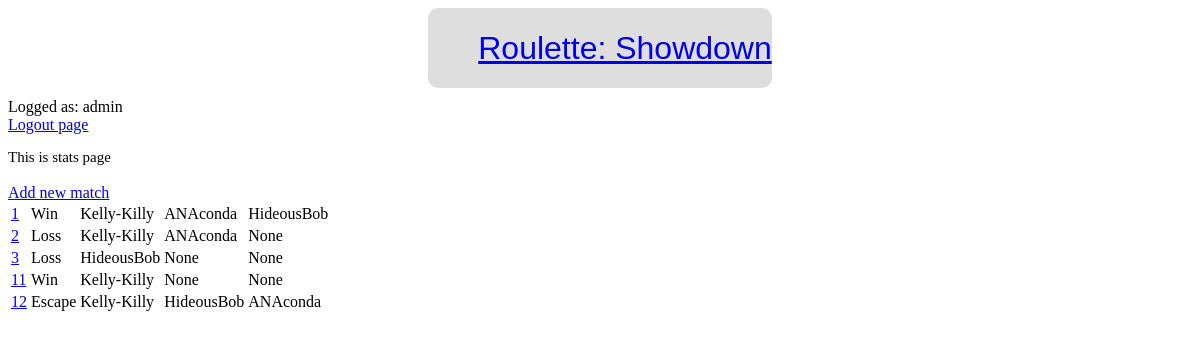
The page /stats/ (signed in) on the database as committed earlier.
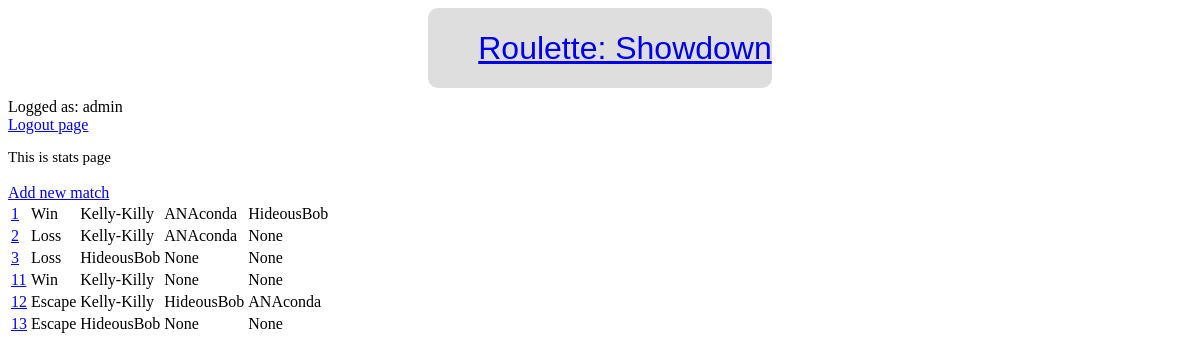
The same page on the database as committed later.
### stats/models.py (models this page shows, shortened)
class Match(models.Model):
    wl_status = models.FloatField(
        blank=False,
        default=0,
        validators=[ListedValueValidator((0,0.5,1))]
        )
    date = models.DateField(  default=datetime.date.today)
    kills_total = models.IntegerField(
        blank=False,
        default=0
        )
    playtime = models.DurationField(blank=False)
    bounty = models.IntegerField(
        _("bounty"),
        null=False,
        default=0,
        validators=[NonNegativeValidator('bounty'),],
        )
    map = models.ForeignKey(
        Map,
        verbose_name=_("Map of the match"),
        on_delete=models.PROTECT,
        related_name="map_of_match",
        blank=True,
        null=True
        )
    kills_validators = [NonNegativeValidator(_('kills')),]
    assists_validators = [NonNegativeValidator(_("assists")),]
    deaths_validators = [NonNegativeValidator(_("deaths")),]
    player_1 = models.ForeignKey(Player, on_delete=models.PROTECT, related_name='player_1_name')
    player_1_primary_weapon = models.ForeignKey(
        Weapon,
        on_delete=models.PROTECT,
        related_name='player_1_primary_weapon',
        null=True,
        )
    player_1_primary_ammo_A = models.ForeignKey(
        AmmoType,
        on_delete=models.PROTECT,
        related_name='player_1_primary_weapon_ammo_A',
        default=AmmoType.objects.get(name="Standard").id,
        null=True,
        )
    player_1_primary_ammo_B = models.ForeignKey(
        AmmoType,
        on_delete=models.PROTECT,
        related_name='player_1_primary_weapon_ammo_B',
        default=AmmoType.objects.get(name="None").id,
        null=True,
        blank=True,
        )
    player_1_secondary_weapon = models.ForeignKey(
        Weapon,
        on_delete=models.PROTECT,
        related_name='player_1_secondary_weapon',
        null=True,
        )
    player_1_secondary_ammo_A = models.ForeignKey(AmmoType, on_delete=models.PROTECT,
        related_name='player_1_secondary_weapon_ammo_A',
        default=AmmoType.objects.get(name="Standard").id,
        null=True,
        )
    player_1_secondary_ammo_B = models.ForeignKey(AmmoType,
        on_delete=models.PROTECT,
        related_name='player_1_secondary_weapon_ammo_B',
        default=AmmoType.objects.get(name="None").id,
        null=True,
        blank=True,
        )
    player_1_kills = models.IntegerField(
        default=0,
        validators=kills_validators,
        )
    player_1_assists = models.IntegerField(
        default=0,
        validators=assists_validators,
        )
    player_1_deaths = models.IntegerField(
        default=0,
        validators=deaths_validators,
        )
    player_1_signature = models.BooleanField(
        _("player 1 signature"),
        default=False,
        blank=True,
        ) #this fiels certifies that player 1 privided his side of data
    player_2 = models.ForeignKey(Player,
        on_delete=models.PROTECT,
        related_name='player_2_name',
        null=True,
        blank=True
    )
    player_2_primary_weapon = models.ForeignKey(
        Weapon,
        on_delete=models.PROTECT,
        related_name='player_2_primary_weapon',
        null=True,
        blank=True,
        )
    player_2_primary_ammo_A = models.ForeignKey(
        AmmoType,
        on_delete=models.PROTECT,
        related_name='player_2_primary_weapon_ammo_A',
        default=AmmoType.objects.get(name="Standard").id,
        null=True,
        blank=True,
        )
    player_2_primary_ammo_B = models.ForeignKey(
        AmmoType,
        on_delete=models.PROTECT,
        related_name='player_2_primary_weapon_ammo_B',
        default=AmmoType.objects.get(name="None").id,
        null=True,
        blank=True,
        )
    player_2_secondary_weapon = models.ForeignKey(
        Weapon,
        on_delete=models.PROTECT,
        related_name='player_2_secondary_weapon',
        null=True,
        blank=True,
        )
    player_2_secondary_ammo_A = models.ForeignKey(AmmoType, on_delete=models.PROTECT,
        related_name='player_2_secondary_weapon_ammo_A',
        default=AmmoType.objects.get(name="Standard").id,
        null=True,
        blank=True,
        )
    player_2_secondary_ammo_B = models.ForeignKey(AmmoType,
        on_delete=models.PROTECT,
        related_name='player_2_secondary_weapon_ammo_B',
        default=AmmoType.objects.get(name="None").id,
        null=True,
        blank=True,
        )
    player_2_kills = models.IntegerField(
        default=0,
        validators=kills_validators,
        blank=True,
        )
    player_2_assists = models.IntegerField(
        default=0,
        validators=assists_validators,
        blank=True,
        )
    player_2_deaths = models.IntegerField(
        default=0,
        validators=deaths_validators,
        blank=True,
        )
    player_2_signature = models.BooleanField(
        _("player 2 signature"),
        default=False,
        blank=True,
        )
    player_3 = models.ForeignKey(Player,
        on_delete=models.PROTECT,
        related_name='player_3_name',
        null=True,
        blank=True)
    player_3_primary_weapon = models.ForeignKey(
        Weapon,
        on_delete=models.PROTECT,
        related_name='player_3_primary_weapon',
        null=True,
        blank=True,
        )
    player_3_primary_ammo_A = models.ForeignKey(
        AmmoType,
        on_delete=models.PROTECT,
        related_name='player_3_primary_weapon_ammo_A',
        default=AmmoType.objects.get(name="Standard").id,
        null=True,
        blank=True,
        )
    player_3_primary_ammo_B = models.ForeignKey(
        AmmoType,
        on_delete=models.PROTECT,
        related_name='player_3_primary_weapon_ammo_B',
        default=AmmoType.objects.get(name="None").id,
        null=True,
        blank=True,
        )
    player_3_secondary_weapon = models.ForeignKey(
        Weapon,
        on_delete=models.PROTECT,
        related_name='player_3_secondary_weapon',
        null=True,
        blank=True,
        )
    player_3_secondary_ammo_A = models.ForeignKey(AmmoType, on_delete=models.PROTECT,
        related_name='player_3_secondary_weapon_ammo_A',
        default=AmmoType.objects.get(name="Standard").id,
        null=True,
        blank=True,
        )
    player_3_secondary_ammo_B = models.ForeignKey(AmmoType,
        on_delete=models.PROTECT,
        related_name='player_3_secondary_weapon_ammo_B',
        default=AmmoType.objects.get(name="None").id,
        null=True,
        blank=True,
        )
    player_3_kills = models.IntegerField(
        default=0,
        validators=kills_validators,
        blank=True,
        )
    player_3_assists = models.IntegerField(
        default=0,
        validators=assists_validators,
        blank=True,
        )
    player_3_deaths = models.IntegerField(
        default=0,
        validators=deaths_validators,
        blank=True,
        )
    player_3_signature = models.BooleanField(
        _("player 2 signature"),
        default=False,
        blank=True,
        )
    fights_locations = models.ManyToManyField(
        Compound,
        verbose_name="Place of a firefight"
        )

class Player(models.Model):
    username_validator = UnicodeUsernameValidator()
    username = models.OneToOneField(
        User,
        on_delete=models.SET("Unknown player"),
        validators=[username_validator],
        related_name="username_of_player",)
    use_alternative_name = models.BooleanField(default=False)
    also_known_as = models.CharField(
        max_length=50,
        verbose_name="Also known as",
        blank=True,
        validators = [username_validator,]
        )
    kills_count = models.IntegerField(blank=False, default=0)
    asissts_count = models.IntegerField(blank=False, default=0)
    deaths_count = models.IntegerField(blank=False, default=0)
    def __str__(self) -> str:
        if self.use_alternative_name:
            return self.also_known_as
        else:
            return self.username.username

### stats/views.py (the view)
# urls.py: path('', views.show_stats_table, name = "table"),
@login_required
def show_stats_table(request):
    user = AuxClass.credentials_to_dict(request)
    if not request.user.is_staff:
        if user['has_aka']:
            look_for_user = Player.objects.get(also_known_as = user['playername'])
        else:
            look_for_user = User.objects.get(username = user['username']).username_of_player
        p1_group = Match.objects.filter(player_1 = look_for_user)
        p2_group = Match.objects.filter(player_2 = look_for_user)
        p3_group = Match.objects.filter(player_3 = look_for_user)
        result = sorted(
            chain(p1_group, p2_group, p3_group),
            key=attrgetter('id'))
    else:
        result = Match.objects.all()
    response = render(request, "stats_list.html", {'matches': result, 'user':user})
    return response

### HuntLototron/auxilary.py (called while the page is built)
    def credentials_to_dict(url_request, debug=False):
        username = url_request.user.username
        user = {
        'username': username,
        }
        try:
            playername = url_request.user.username_of_player.also_known_as
            has_aka = True if playername != '' else False
        except AttributeError:
            playername = None
            has_aka = False
        name = playername if has_aka else username
        is_anon = True if username == '' else False
        user = {
            'anonymous': is_anon,
            'has_aka': has_aka,
            'username': username,
            'playername': playername,
            'credentials': (username, playername),
            'name' : name,
        }
        if debug:
            print (user)
        return user

### stats/templates/stats_list.html (shortened to what this page needs)
<head>
</head>
{% extends 'pure_base.html' %}
{% block content %}
<body>
    <div>
        {% include "registration/user_bar.html" %}
        <p style="height: 20px; font-size: 15px; ">
            This is stats page
        </p>
        <a href="{% url 'stats:add' %}">Add new match</a>
        <table>
            {% for match in matches %}
            <tr>
                    <td>
                        <a href="{% url 'stats:match_details' match.id %}">{{ match.id }}</a>
                    </td>
                    <td>
                        {% if match.wl_status == 1 %}Win{% endif %}
                        {% if match.wl_status == 0 %}Loss{% endif %}
                        {% if match.wl_status == 0.5 %}Escape{% endif %}
                    </td>
                    <td>{{ match.player_1 }}</td>
                    <td>{{ match.player_2 }}</td>
                    <td>{{  match.player_3 }}</td>
            </tr>
            {% endfor%}
        </table>
    </div>
</body>
{% endblock %}

Rows that differ between the two databases and show on the page:
added Match: id "13", wl_status "Escape", player_1 "HideousBob", player_2 "None", player_3 "None"
